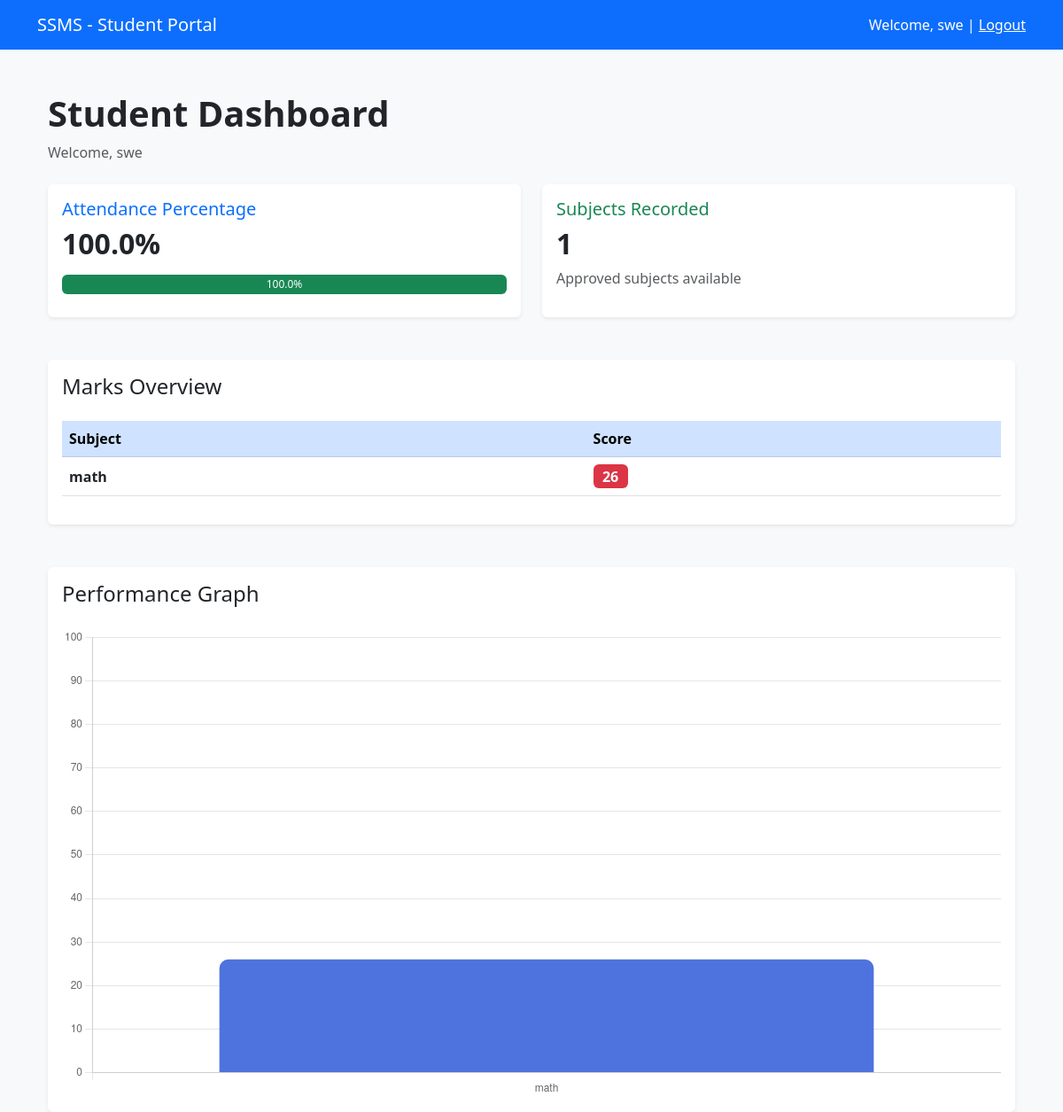
/ (signed in), run on an earlier commit of the app's database.
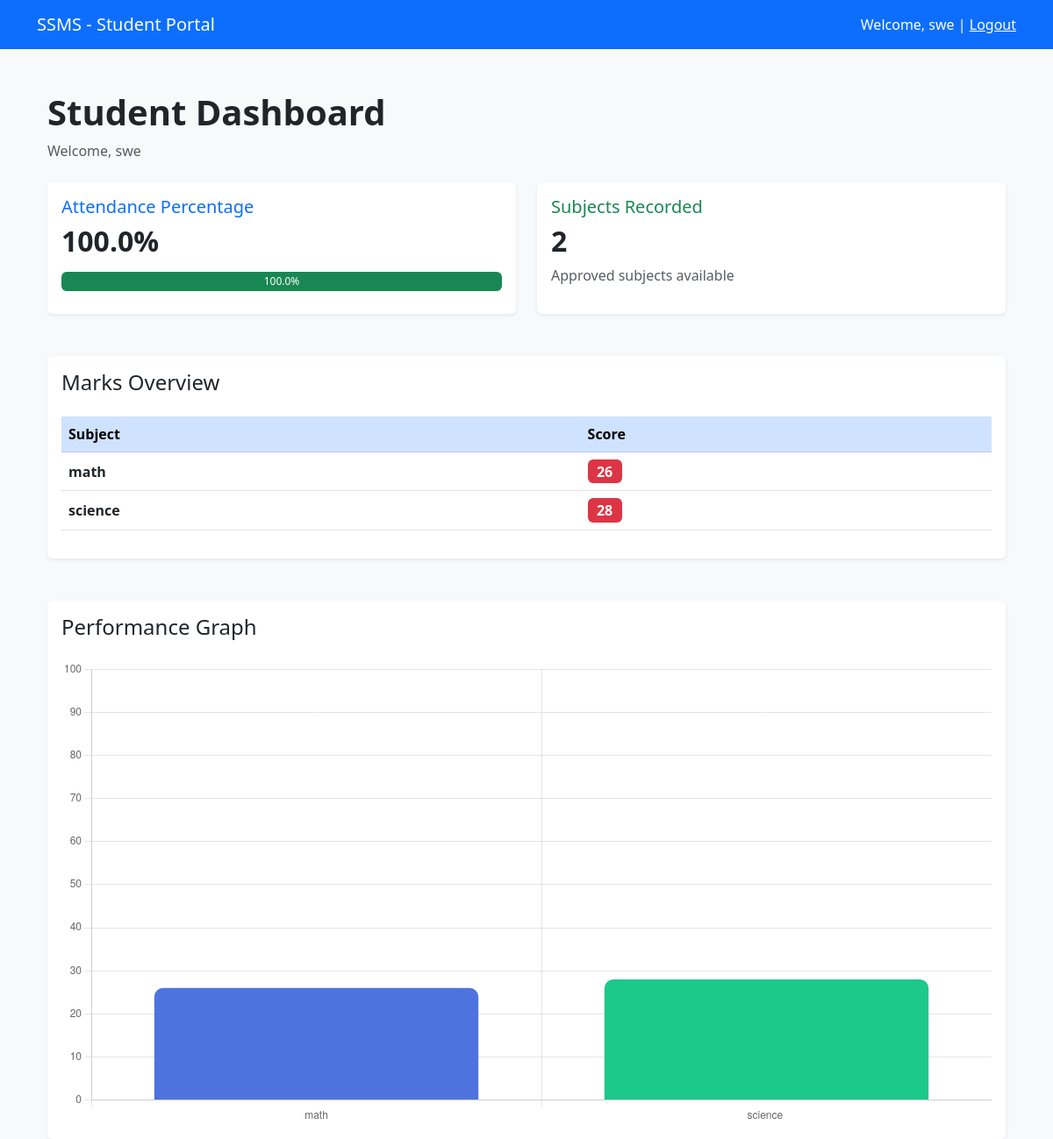
And on a later commit of the database.
### models.py (models this page shows)
class User(db.Model, UserMixin):
    id = db.Column(db.Integer, primary_key=True)
    username = db.Column(db.String(50), unique=True, nullable=False)
    password = db.Column(db.String(100), nullable=False)
    role = db.Column(db.String(20), nullable=False)
    name = db.Column(db.String(100))
    is_approved = db.Column(db.Boolean, default=False)
    marks = db.relationship('Marks', backref='student', lazy=True)
    attendance = db.relationship('Attendance', backref='student', lazy=True)

class Marks(db.Model):
    id = db.Column(db.Integer, primary_key=True)
    student_id = db.Column(db.Integer, db.ForeignKey('user.id'), nullable=False)
    subject = db.Column(db.String(50))
    score = db.Column(db.Integer)
    status = db.Column(db.String(20), default='Pending')
    created_at = db.Column(db.DateTime, default=datetime.utcnow)

### app.py (the view, shortened to what this page needs)
@app.route('/')
@login_required
def dashboard():
    if current_user.role == 'student':
        marks = Marks.query.filter_by(
            student_id=current_user.id,
            status='Approved'
        ).all()
        attendance = Attendance.query.filter_by(
            student_id=current_user.id
        ).all()
        total = len(attendance)
        present = len([
            a for a in attendance
            if a.status == "Present"
        ])
        percent = (
            (present / total) * 100
            if total > 0 else 0
        )
        alert = None
        if percent < 75:
            alert = "Low Attendance Warning!"
        return render_template(
            'student_dash.html',
            marks=marks,
            attendance=attendance,
            percent=round(percent, 2),
            alert=alert
        )

### app.py (called while the page is built)
@login_manager.user_loader
def load_user(user_id):
    return User.query.get(int(user_id))

### templates/student_dash.html (shortened to what this page needs)
{% extends 'layout.html' %}
{% block content %}
<div class="container mt-5">
    <div class="mb-4">
        <h1 class="fw-bold">
            Student Dashboard
        </h1>
        <p class="text-muted">
            Welcome, {{ current_user.name }}
        </p>
    </div>
    <div class="row g-4 mb-5">
        <div class="col-md-6">
            <div class="card shadow-sm border-0 h-100">
                <div class="card-body">
                    <h5 class="text-primary">
                        Attendance Percentage
                    </h5>
                    <h2 class="fw-bold">
                        {{ percent }}%
                    </h2>
                    <div class="progress mt-3" style="height: 22px;">
                        {% if percent >= 75 %}
                        <div
                            class="progress-bar bg-success"
                            style="width: {{ percent | int }}%">
                            {{ percent }}%
                        </div>
                        {% else %}
                        <div
                            class="progress-bar bg-danger"
                            style="width: {{ percent | int }}%">
                            {{ percent }}%
                        </div>
                        {% endif %}
                    </div>
                </div>
            </div>
        </div>
        <div class="col-md-6">
            <div class="card shadow-sm border-0 h-100">
                <div class="card-body">
                    <h5 class="text-success">
                        Subjects Recorded
                    </h5>
                    <h2 class="fw-bold">
                        {{ marks|length }}
                    </h2>
                    <p class="text-muted">
                        Approved subjects available
                    </p>
                </div>
            </div>
        </div>
    </div>
    <div class="card shadow-sm border-0 mb-5">
        <div class="card-body">
            <h4 class="mb-4">
                Marks Overview
            </h4>
            <table class="table table-hover align-middle">
                <thead class="table-primary">
                    <tr>
                        <th>Subject</th>
                        <th>Score</th>
                    </tr>
                </thead>
                <tbody>
                {% for m in marks %}
                <tr>
                    <td class="fw-semibold">
                        {{ m.subject }}
                    </td>
                    <td>
                        {% if m.score >= 75 %}
                            <span class="badge bg-success fs-6">
                                {{ m.score }}
                            </span>
                        {% elif m.score >= 40 %}
                            <span class="badge bg-warning text-dark fs-6">
                                {{ m.score }}
                            </span>
                        {% else %}
                            <span class="badge bg-danger fs-6">
                                {{ m.score }}
                            </span>
                        {% endif %}
                    </td>
                </tr>
                {% endfor %}
                </tbody>
            </table>
        </div>
    </div>
    <div class="card shadow-sm border-0">
        <div class="card-body">
            <h4 class="mb-4">
                Performance Graph
            </h4>
            <canvas id="marksChart"></canvas>
        </div>
    </div>
</div>
<script>
    const labels = {{ marks | map(attribute='subject') | list | tojson }};
    const scores = {{ marks | map(attribute='score') | list | tojson }};
    const ctx = document.getElementById('marksChart');
    new Chart(ctx, {
        type: 'bar',
        data: {
            labels: labels,
            datasets: [{
                label: 'Marks',
                data: scores,
                backgroundColor: [
                    '#4e73df',
                    '#1cc88a',
                    '#36b9cc',
                    '#f6c23e',
                    '#e74a3b'
                ],
                borderRadius: 10
            }]
        },
        options: {
            responsive: true,
            plugins: {
                legend: {
                    display: false
                }
            },
            scales: {
                y: {
                    beginAtZero: true,
                    max: 100
                }
            }
        }
    });
</script>
{% endblock %}

### templates/layout.html (shortened to what this page needs)
<!DOCTYPE html>
<html lang="en">
<head>
    <link href="https://cdn.jsdelivr.net/npm/bootstrap@5.3.0/dist/css/bootstrap.min.css" rel="stylesheet">
</head>
<body class="bg-light">
    <nav class="navbar navbar-dark bg-primary mb-4">
        <div class="container">
            <a class="navbar-brand" href="#">SSMS - {{ current_user.role|capitalize }} Portal</a>
            {% if current_user.is_authenticated %}
            <span class="navbar-text text-white">
                Welcome, {{ current_user.name }} | <a href="/logout" class="text-white">Logout</a>
            </span>
            {% endif %}
        </div>
    </nav>
    <div class="container">
        {% block content %}{% endblock %}
    </div>
</body>
</html>

What changed in the data, as far as the page shows it:
added Marks: subject "science", score "28"
Also different on the page:
{{ marks|length }}: "1" → "2"
chart data {{ marks | map(attribute='subject') | list | tojson }}: ["math"] → ["math", "science "]
chart data {{ marks | map(attribute='score') | list | tojson }}: [26] → [26, 28]
